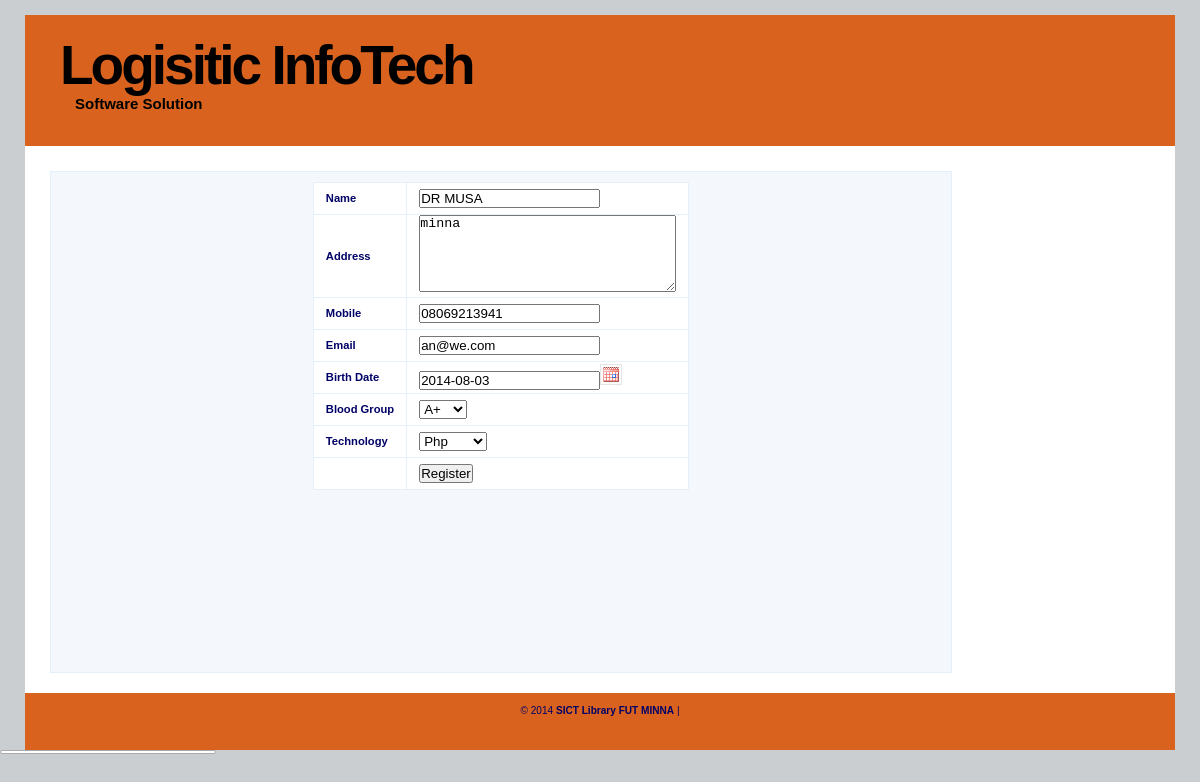
Page /TempEmployeeRegister.php?EmpID=26 on the committed database.
### tables this page shows
CREATE TABLE IF NOT EXISTS `salary_detail` (
  `SalaryID` int(20) NOT NULL AUTO_INCREMENT,
  `EmpID` int(20) NOT NULL,
  `JoinDate` date NOT NULL,
  `EmpType` varchar(20) NOT NULL,
  `CurrentSalary` int(10) NOT NULL,
  `IncrementAmount` int(10) NOT NULL,
  `IncrementAfter` int(5) NOT NULL,
  `IncrementDate` date NOT NULL,
  `LastSalary` int(10) NOT NULL,
  `LastIncrement` date NOT NULL,
  PRIMARY KEY (`SalaryID`),
  KEY `EmpID` (`EmpID`)
);

CREATE TABLE IF NOT EXISTS `employee_detail` (
  `EmpID` int(10) NOT NULL AUTO_INCREMENT,
  `EmpName` varchar(255) NOT NULL,
  `EmpAddress` text NOT NULL,
  `EmpMobile` varchar(15) NOT NULL,
  `EmpEmail` varchar(50) NOT NULL,
  `EmpBirthdate` date NOT NULL,
  `EmpBloodGroup` varchar(5) NOT NULL,
  `EmpTechnology` varchar(20) NOT NULL,
  PRIMARY KEY (`EmpID`)
);

### class/dbclass.php (called while the page is built, shortened)
<?php
class MySQLCN {
   function MySQLCN() {
      $user = DB_USERNAME;
      $pass = DB_PASSWORD;
      $server = DB_SERVER;
      $conn = mysql_connect($server, $user, $pass);
      $this->CONN = $conn;
      return true;
   }
   function select($sql = "") {
      $conn = $this->CONN;
      $results = @mysql_query($sql, $conn);
      $count = 0;
      $data = array();
      while ($row = mysql_fetch_array($results)) {
        foreach ($row as $key => $value) {
            if (!is_array($value)) {
               $row[$key] = htmlspecialchars_decode($value, ENT_QUOTES);
            }
         }
         $data[$count] = $row;
         $count++;
      }
      return $data;
   }
}
?>

### class/EmpRegister.php (called while the page is built, shortened)
<?php
class EmpRegister extends MySQLCN {
    function get($EmpID) {
        $qry = "SELECT *
                FROM `employee_detail` ed LEFT JOIN salary_detail sd ON sd.EmpID = ed.EmpID
                WHERE ed.EmpID = '{$EmpID}'";
        return $this->select($qry);
    }
}
?>

### TempEmployeeRegister.php (the view, shortened to what this page needs)
<?php
require_once 'class/dbclass.php';
require_once 'class/EmpRegister.php';
$emp = new EmpRegister();
$EmpID = $_REQUEST['EmpID'];
if ($EmpID != NULL) {
    $result = $emp->get($EmpID);
}
$EmpID = '';
?>
<!DOCTYPE html PUBLIC "-//W3C//DTD XHTML 1.0 Strict//EN" "http://www.w3.org/TR/xhtml1/DTD/xhtml1-strict.dtd">
<html xmlns="http://www.w3.org/1999/xhtml" xml:lang="en" lang="en">
<head>
    <?php require_once 'config/commonJS.php'; ?>
</head>
<body>
<div id="wrap">
    <div id="header">
        <h1 id="logo-text"><a href=".">Logisitic InfoTech</a></h1>
        <p id="slogan">Software Solution</p>
    </div>
    <div id="content-wrap">
        <div id="main">
            <form id="formSubmit" method="post" action="process/processEmpRegister.php">
                <center>
                    <table class="tbl">
                        <tr>
                            <td><b>Name</b></td>
                            <td><input type="text" class="validate[required]" name="EmpName" id="EmpName"
                                       value="<?php echo $result[0]['EmpName']; ?>"/></td>
                        </tr>
                        <tr>
                            <td><b>Address</b></td>
                            <td><textarea rows="5" cols="30" class="validate[required]" name="EmpAddress"
                                          id="EmpAddress"><?php echo $result[0]['EmpAddress']; ?></textarea></td>
                        </tr>
                        <tr>
                            <td><b>Mobile</b></td>
                            <td><input class="validate[required,minSize[10],maxSize[10],custom[integer]]" type="text"
                                       class="validate[required]" name="EmpMobile" id="EmpMobile"
                                       value="<?php echo $result[0]['EmpMobile']; ?>"/></td>
                        </tr>
                        <tr>
                            <td><b>Email</b></td>
                            <td><input type="text" class="validate[required,custom[email]]" name="EmpEmail"
                                       id="EmpEmail" value="<?php echo $result[0]['EmpEmail']; ?>"/></td>
                        </tr>
                        <tr>
                            <td><b>Birth Date</b></td>
                            <td><input type="text" class="validate[required]" readonly name="EmpBirthdate"
                                       id="EmpBirthdate" value="<?php echo $result[0]['EmpBirthdate']; ?>"/></td>
                        </tr>
                        <tr>
                            <td><b>Blood Group</b></td>
                            <td><select name="EmpBloodGroup" id="EmpBloodGroup">
                                    <option
                                        value="A+" <?php echo $result[0]['EmpTechnology'] == 'A+' ? 'selected' : ''; ?> >
                                        A+
                                    </option>
                                </select>
                            </td>
                        </tr>
                        <tr>
                            <td><b>Technology</b></td>
                            <td>
                                <select name="EmpTechnology" id="EmpTechnology">
                                    <option
                                        value="php" <?php echo $result[0]['EmpTechnology'] == 'php' ? 'selected' : ''; ?> >
                                        Php
                                    </option>
                                </select>
                            </td>
                        </tr>
                        <tr>
                            <td></td>
                            <td><input type="submit" name="submit" id=""
                                       value="<?php echo $EmpID == '' ? 'Register' : 'Update'; ?>"/></td>
                        </tr>
                    </table>
                </center>
            </form>
        </div>
    </div>
    <?php @require_once 'menu/footer.php'; ?>
</div>
</body>
</html>

### css/CoolWater.css (style rules this page uses)
* { margin: 0; padding: 0; outline: 0; }
body { background: #caced1; font: 70%/1.5em Verdana, Tahoma, arial, sans-serif; color: #000066; text-align: center; margin: 15px 0; }
a, a:visited { text-decoration: none; background: inherit; color: #FB9233; }
a { cursor: pointer; }
h1, h2, h3 { font-family: 'Trebuchet MS', Tahoma, Sans-serif; }
h1 { font-size: 180%; font-weight: normal; color: #555; }
h1, h2, h3, p { margin: 10px 15px; padding: 0; }
.tbl { border-collapse: collapse; }
.tbl tr { height: 32px; background: #fff; }
.tbl td { padding-left: 12px; padding-right: 12px; border: 1px solid #E5F0FB; }
#wrap { width: 1150px; background: #FFF; margin: 0 auto; text-align: left; }
#content-wrap { clear: both; width: 1140px; margin: 5px auto; padding: 0; }
#header { position: relative; height: 131px; background: #D9631E; padding: 0; color: #000000; }
#header h1#logo-text a { position: absolute; margin: 0; padding: 0; font: bolder 55px 'Trebuchet MS', Arial, Sans-serif; letter-spacing: -3px; color: #000000; text-transform: none; text-decoration: none; background: transparent; top: 18px; left: 35px; }
#header p#slogan { position: absolute; margin: 0; padding: 0; font: bold 15px 'Trebuchet MS', Arial, Georgia, Sans-serif; text-transform: none; color: #000000; top: 80px; left: 50px; }
#main { float: left; width: 900px; margin: 20px 20px 20px 20px; display: inline; min-height: 500px; background: none repeat scroll 0 0 #F4F8FD; border: 1px solid #E5F0FB; }

### rows in the picture
salary_detail: EmpName "DR MUSA", EmpAddress "minna", EmpMobile "08069213941", EmpEmail "an@we.com", EmpBirthdate "2014-08-03"
